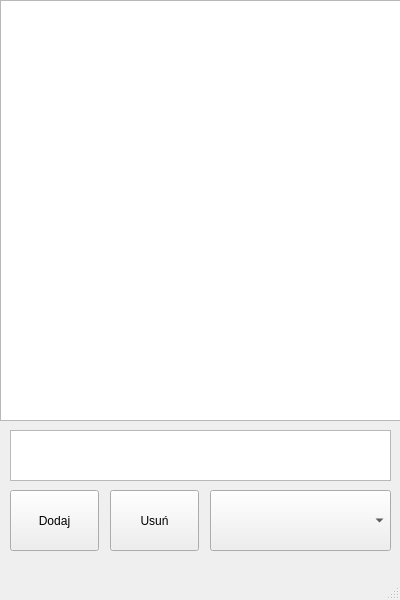
<?xml version="1.0" encoding="UTF-8"?>
<ui version="4.0">
 <class>MainWindow</class>
 <widget class="QMainWindow" name="MainWindow">
  <property name="geometry">
   <rect>
    <x>0</x>
    <y>0</y>
    <width>400</width>
    <height>600</height>
   </rect>
  </property>
  <property name="minimumSize">
   <size>
    <width>400</width>
    <height>600</height>
   </size>
  </property>
  <property name="maximumSize">
   <size>
    <width>400</width>
    <height>600</height>
   </size>
  </property>
  <property name="windowTitle">
   <string>SINKCreator</string>
  </property>
  <widget class="QWidget" name="centralwidget">
   <widget class="QListWidget" name="listWidget">
    <property name="geometry">
     <rect>
      <x>0</x>
      <y>0</y>
      <width>401</width>
      <height>421</height>
     </rect>
    </property>
   </widget>
   <widget class="QPushButton" name="pushButton">
    <property name="geometry">
     <rect>
      <x>10</x>
      <y>490</y>
      <width>89</width>
      <height>61</height>
     </rect>
    </property>
    <property name="text">
     <string>Dodaj</string>
    </property>
   </widget>
   <widget class="QPushButton" name="pushButton_2">
    <property name="geometry">
     <rect>
      <x>110</x>
      <y>490</y>
      <width>89</width>
      <height>61</height>
     </rect>
    </property>
    <property name="text">
     <string>Usuń</string>
    </property>
   </widget>
   <widget class="QTextEdit" name="textEdit">
    <property name="geometry">
     <rect>
      <x>10</x>
      <y>430</y>
      <width>381</width>
      <height>51</height>
     </rect>
    </property>
    <property name="font">
     <font>
      <pointsize>24</pointsize>
     </font>
    </property>
   </widget>
   <widget class="QComboBox" name="comboBox">
    <property name="geometry">
     <rect>
      <x>210</x>
      <y>490</y>
      <width>181</width>
      <height>61</height>
     </rect>
    </property>
   </widget>
  </widget>
  <widget class="QMenuBar" name="menubar">
   <property name="geometry">
    <rect>
     <x>0</x>
     <y>0</y>
     <width>400</width>
     <height>22</height>
    </rect>
   </property>
  </widget>
  <widget class="QStatusBar" name="statusbar"/>
 </widget>
 <resources/>
 <connections/>
</ui>
